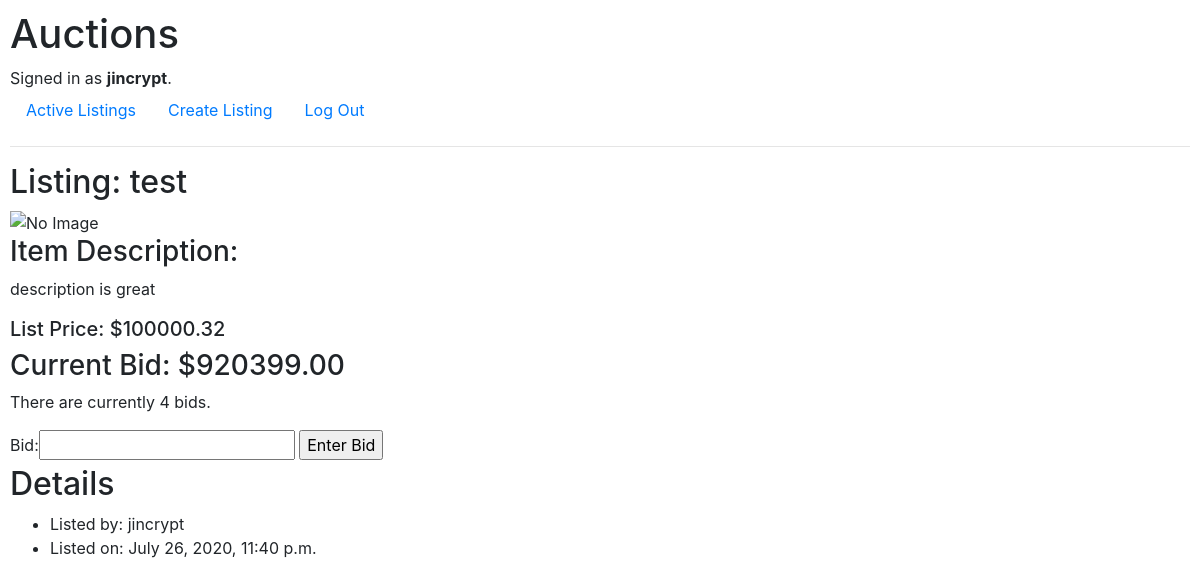
The app's page /listing/1/ (signed in) with its own data.
### auctions/models.py (models this page shows)
class User(AbstractUser):
    pass

class Listing(models.Model):
    title           = models.CharField(max_length=100)
    description     = models.CharField(max_length=500)
    date            = models.DateTimeField(auto_now_add=True)
    starting_price  = models.DecimalField(max_digits=11, decimal_places=2)                      # highest sold item in the world was 450million, so 11 digits should suffice
    owner           = models.ForeignKey(User, on_delete=models.CASCADE, related_name="owner")
    image           = models.URLField(blank=True) # Default max_length=200
    status          = models.BooleanField(default=True)

class Bid(models.Model):
    user    = models.ForeignKey(User, on_delete=models.CASCADE, related_name="bid_user")
    listing = models.ForeignKey(Listing, on_delete=models.CASCADE, related_name="bid_listing")
    bid     = models.DecimalField(max_digits=11, decimal_places=2)

### auctions/views.py (the view)
# urls.py: path("listing/<int:listing_id>/", views.listing, name="listing"),
def listing(request,listing_id):
    try:
        listing = Listing.objects.get(id=listing_id)
        alert = None
    except Listing.DoesNotExist:
        raise Http404("Listing not found.")
    if request.method == "POST":
        form = CreateBid(request.POST)
        if form.is_valid():
            bid = form.cleaned_data['bid']
            if listing.bid_listing.all():
                highest_bid = listing.bid_listing.all().last().bid
            else:
                highest_bid = 0.00
            if bid <= highest_bid or bid <= listing.starting_price:
                alert = "Bid is too low."
            else:
                Bid(bid=bid, user=request.user, listing=Listing.objects.get(id=listing.id)).save()
    else:
        form = CreateBid()
    return render(request, "auctions/listing.html", {
        "listing": listing,
        "bids": listing.bid_listing.all().order_by('-bid'),
        "form": form,
        "alert": alert
    })

### auctions/forms.py
class CreateBid(forms.Form):
    bid = forms.DecimalField(decimal_places=2)

### auctions/templates/auctions/listing.html (shortened to what this page needs)
{% extends "auctions/layout.html" %}
{% block body %}
<h2>Listing: {{ listing.title }}</h2>
{% if listing.image %}
    <img src="{{ listing.image }}" alt="Listing Image" height=300>
{% else %}
    <img src="https://makitweb.com/demo/broken_image/images/noimage.png" alt="No Image" height=300>
{% endif %}
<h3>Item Description:</h3>
<p>{{ listing.description }}</p>
<h5>List Price: ${{ listing.starting_price }}</h5>
{% if bids %}
<h3>Current Bid: ${{ bids.first.bid }}</h3>
{% endif %}
<p>There are currently {{ bids.count }} bids.
</p>
{% if user.is_authenticated %}
<form action="{% url 'listing' listing.id %}" method="POST">
    {{ form }}
    <input type="submit" value="Enter Bid">
</form>
{% endif %}
<div>
    <h2>Details</h2>
    <ul>
        <li>Listed by: {{ listing.owner }}</li>
        <li>Listed on: {{ listing.date }}</li>
    </ul>
</div>
{% endblock %}

### auctions/templates/auctions/layout.html (shortened to what this page needs)
{% load static %}
<!DOCTYPE html>
<html lang="en">
    <head>
        <link rel="stylesheet" href="https://stackpath.bootstrapcdn.com/bootstrap/4.4.1/css/bootstrap.min.css">
        <link href="{% static 'auctions/styles.css' %}" rel="stylesheet">
    </head>
    <body>
        <h1>Auctions</h1>
        <div>
            {% if user.is_authenticated %}
                Signed in as <strong>{{ user.username }}</strong>.
            {% else %}
                Not signed in.
            {% endif %}
        </div>
        <ul class="nav">
            <li class="nav-item">
                <a class="nav-link" href="{% url 'index' %}">Active Listings</a>
            </li>
            {% if user.is_authenticated %}
                <li class="nav-item">
                    <a class="nav-link" href="{% url 'create_listing' %}">Create Listing</a>
                </li>
                <li class="nav-item">
                    <a class="nav-link" href="{% url 'logout' %}">Log Out</a>
                </li>
            {% endif %}
        </ul>
        <hr>
        {% block body %}
        {% endblock %}
    </body>
</html>

### auctions/static/auctions/styles.css (style rules this page uses)
body { padding: 10px; }

### records on screen
User: username "jincrypt"
Listing: title "test", description "description is great", starting_price "100000.32", owner "jincrypt", date "July 26, 2020, 11:40 p.m."
Bid: first.bid "920399.00"

### other values on screen
{{ bids.count }} "4"
